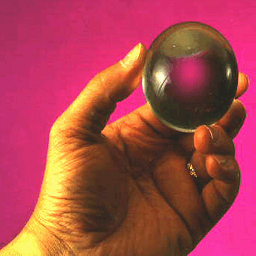
%> input picture toolbox/06_COLORTOOLBOX MATLAB/ColorLab ToolBox/colorlab/colordat/images/images/ball.tif, 256 x 256 px
$ octave --eval "result = fcn_laplaciano(imread('../../toolbox/06_COLORTOOLBOX MATLAB/ColorLab ToolBox/colorlab/colordat/images/images/ball.tif'));"   (GNU Octave 9; MATLAB toolbox functions it lacks are replaced by stand-ins)
%> lines starting %> are read from the running program, lines starting %| are printed output that depends on the picture
%% [resultado]=fcn_laplaciano(imagen);
%% resultado es la imagen aplicando laplaciano

% Andres cuervo (2117746)

% para usarla hay que cargar una imagen, guardar en una variable e ingresar
% el parametro en la funcion, como muestra el siguiente ejemplo

% imagen=imread('moon.tif');
% [resultado]=fcn_laplaciano(imagen);
% _________________________________________________________________________

%%
function[resultado]=fcn_laplaciano(imagen);
x=imagen;
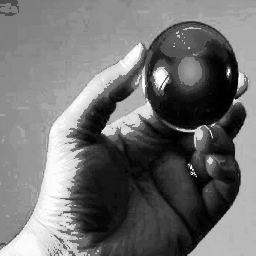
%> x: size 256x256 uint8; min 0, max 255, mean 112.9
display('funcion laplaciano ejecutada')
filtro=[0 1 0;1 -4 1;0 1 0];%mascara_gradiente en y

im_laplaciano=conv2(x,filtro);%la imagen pasa por el filtro
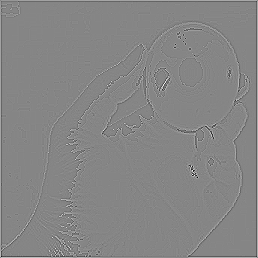
%> im_laplaciano: size 258x258 double; min -596, max 540, mean 0; drawn with min black and max white

       %% normalizo histrograma y recorto bordes
im_laplaciano=im_laplaciano-min(min(im_laplaciano));%quitamos negativos pero pone sobrevalores positivos
im_laplaciano=im_laplaciano./max(max(im_laplaciano));%normaizo el rango de 0  a 1
im_laplaciano=im_laplaciano*255;%de 0 a 255 normaliza

[n,m]=size(filtro);
im_laplaciano=im_laplaciano(((n-1)/2)+1:end-((n-1)/2),((n-1)/2)+1:end-((n-1)/2));%recorte de bordes
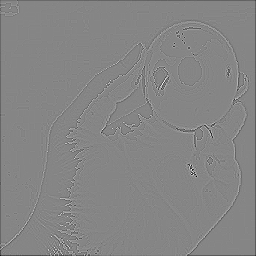
%> im_laplaciano: size 256x256 double; min 0, max 255, mean 133.3

%% ploteo resultados
figure;
subplot(1,2,1);imshow(uint8(x));title('original');
subplot(1,2,2);imshow(uint8(im_laplaciano));title('imagen filtrada con laplaciano');

resultado=im_laplaciano;

$ run again, on toolbox/06_COLORTOOLBOX MATLAB/ColorLab ToolBox/colorlab/colordat/images/images/clock.tif
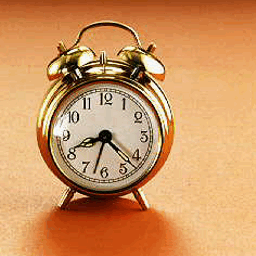
%> input picture toolbox/06_COLORTOOLBOX MATLAB/ColorLab ToolBox/colorlab/colordat/images/images/clock.tif, 256 x 256 px
%> in fcn_laplaciano, `x=imagen;`:
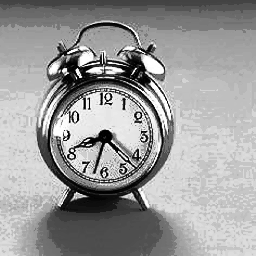
%> x: size 256x256 uint8; min 0, max 255, mean 154.3
%> in fcn_laplaciano, `im_laplaciano=im_laplaciano(((n-1)/2)+1:end-((n-1)/2),((n-1)/2)+1:end-..`:
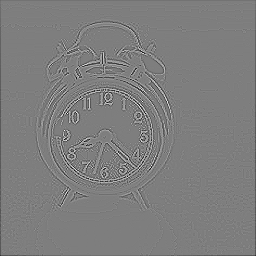
%> im_laplaciano: size 256x256 double; min 0, max 255, mean 126.1
